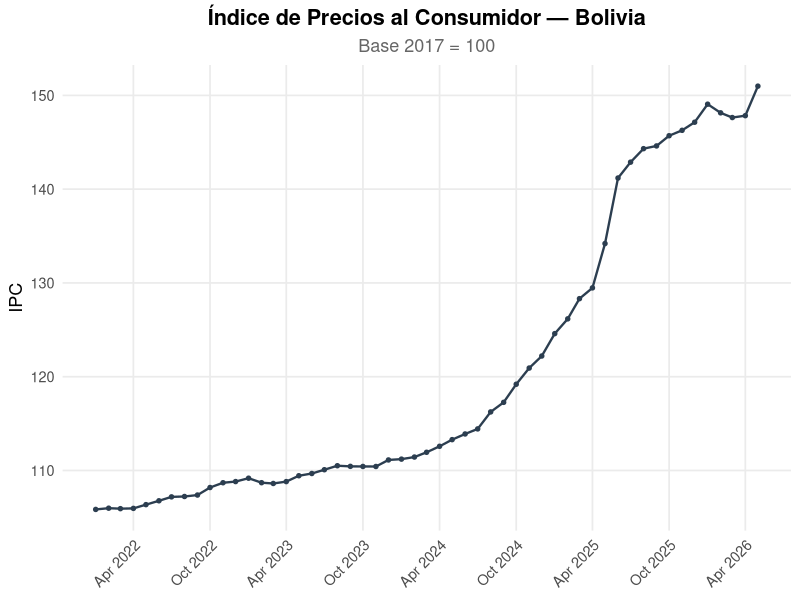
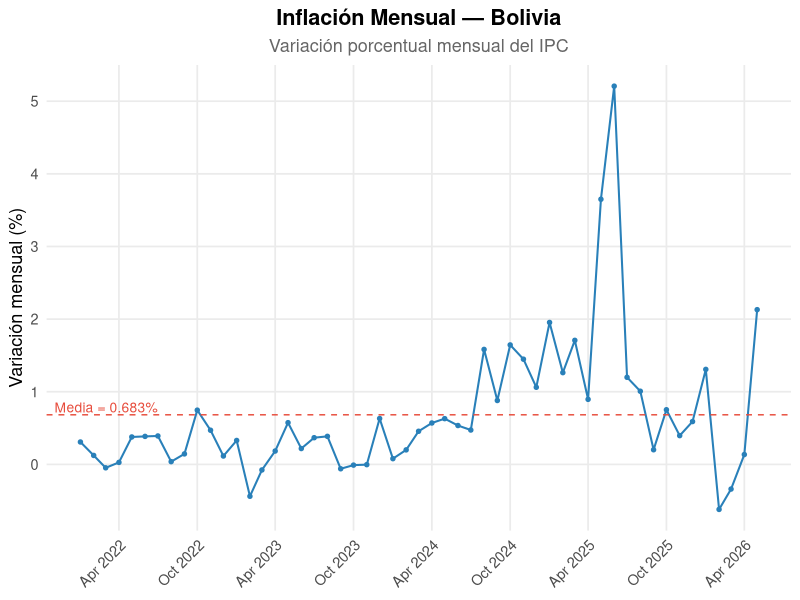
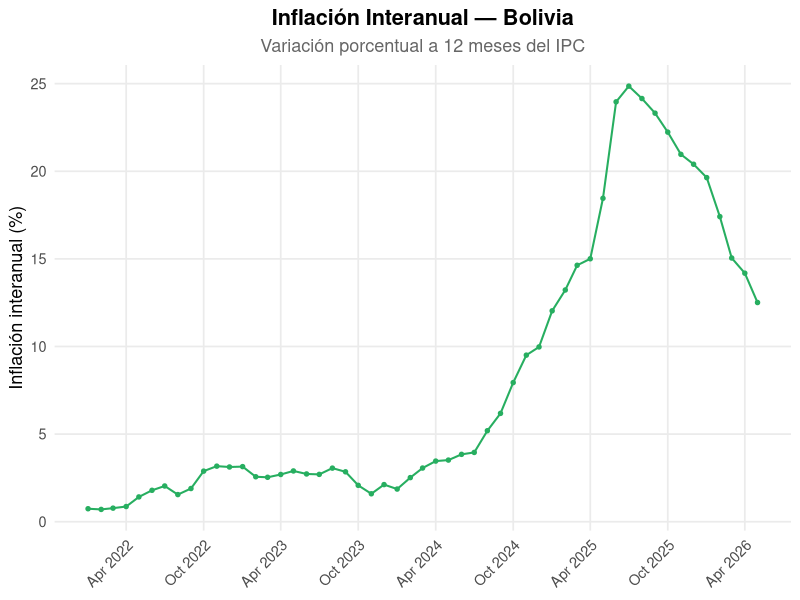
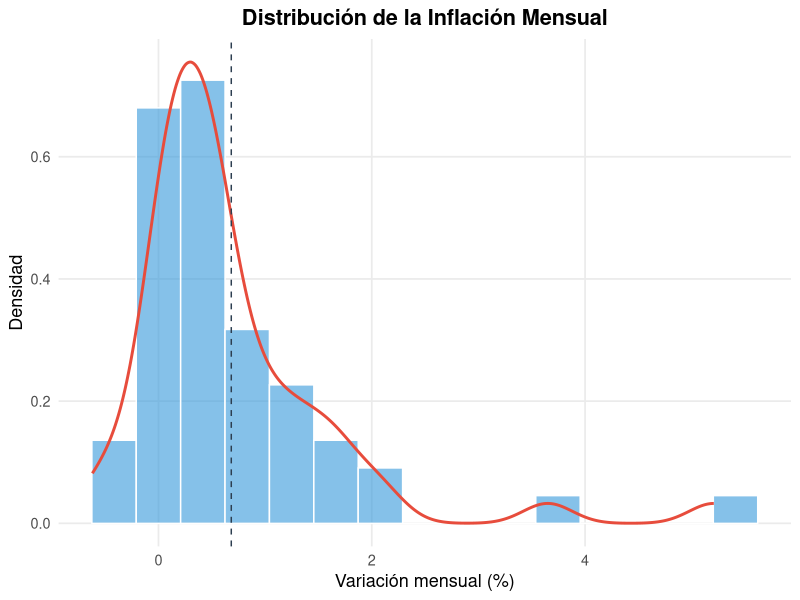

Write the R code that produced these figures, in order. (Note: this script raises an error after producing the figures.)
## ---- chunk 1
knitr::opts_chunk$set(
  echo       = TRUE,
  message    = FALSE,
  warning    = FALSE,
  fig.width  = 10,
  fig.height = 6,
  fig.align  = "center",
  comment    = "#>"
)

required <- c("readxl","dplyr","lubridate","ggplot2","forecast",
               "tseries","urca","lmtest","kableExtra","scales","gridExtra")
new_pkg  <- required[!(required %in% installed.packages()[,"Package"])]
if (length(new_pkg)) install.packages(new_pkg, repos = "https://cloud.r-project.org")

library(readxl)
library(dplyr)
library(lubridate)
library(ggplot2)
library(forecast)
library(tseries)
library(urca)
library(lmtest)
library(kableExtra)
library(scales)

tema <- theme_minimal(base_size = 13) +
  theme(
    plot.title    = element_text(face = "bold", hjust = 0.5),
    plot.subtitle = element_text(hjust = 0.5, color = "grey40"),
    panel.grid.minor = element_blank()
  )
theme_set(tema)
## ---- chunk 2
meses_map <- c("Enero"=1,"Febrero"=2,"Marzo"=3,"Abril"=4,"Mayo"=5,
               "Junio"=6,"Julio"=7,"Agosto"=8,"Septiembre"=9,
               "Octubre"=10,"Noviembre"=11,"Diciembre"=12)

ipc_raw <- read_excel("Inputs/BD Bruta.xlsx", sheet = "IPC")

ipc <- ipc_raw %>%
  mutate(Valor_num = suppressWarnings(as.numeric(Valor))) %>%
  filter(!is.na(Valor_num)) %>%
  mutate(
    mes_num = meses_map[Mes],
    fecha   = as.Date(paste(Año, mes_num, "01", sep = "-")),
    IPC     = Valor_num
  ) %>%
  arrange(fecha) %>%
  select(fecha, Año, Mes, mes_num, IPC)

cat("Período disponible:", format(min(ipc$fecha), "%B %Y"), "—",
    format(max(ipc$fecha), "%B %Y"), "\n")
cat("Observaciones:", nrow(ipc), "\n")
## ---- chunk 3
ipc <- ipc %>%
  mutate(
    inf_mensual    = (IPC / lag(IPC)     - 1) * 100,
    inf_interanual = (IPC / lag(IPC, 12) - 1) * 100
  )
## ---- chunk 4
tc_raw <- read_excel("Inputs/BD Bruta.xlsx", sheet = "TC")
names(tc_raw) <- trimws(names(tc_raw))

tc_mensual <- tc_raw %>%
  mutate(
    fecha_date = as.Date(fecha),
    año_tc     = year(fecha_date),
    mes_tc     = month(fecha_date)
  ) %>%
  group_by(año_tc, mes_tc) %>%
  summarise(
    TC_preferencial = mean(`TC PREFERENCIAL`, na.rm = TRUE),
    TC_digital      = mean(`TC-DIGITAL`,      na.rm = TRUE),
    TC_oficial      = first(`TC-OFICIAL`),
    TC_referencial  = mean(`TC-REFERENCIAL`,   na.rm = TRUE),
    .groups = "drop"
  ) %>%
  mutate(fecha = as.Date(paste(año_tc, mes_tc, "01", sep = "-")))
## ---- chunk 5
bd_mensual <- ipc %>%
  filter(year(fecha) >= 2022) %>%
  left_join(tc_mensual %>% select(fecha, starts_with("TC_")),
            by = "fecha")

kable(bd_mensual, digits = 4, caption = "Base de datos mensual consolidada") %>%
  kable_styling(bootstrap_options = c("striped","hover","condensed"),
                full_width = FALSE, font_size = 11) %>%
  scroll_box(height = "400px")
## ---- chunk 6
ipc_analisis <- ipc %>%
  filter(year(fecha) >= 2022, !is.na(inf_mensual))

inf_ts <- ts(ipc_analisis$inf_mensual,
             start = c(year(min(ipc_analisis$fecha)),
                        month(min(ipc_analisis$fecha))),
             frequency = 12)

cat("Serie de análisis: inflación mensual\n")
cat("Período:", format(min(ipc_analisis$fecha), "%B %Y"), "—",
    format(max(ipc_analisis$fecha), "%B %Y"), "\n")
cat("Observaciones:", length(inf_ts), "\n")
## ---- chunk 7
ipc %>%
  filter(year(fecha) >= 2022) %>%
  ggplot(aes(x = fecha, y = IPC)) +
  geom_line(color = "#2c3e50", linewidth = 0.8) +
  geom_point(color = "#2c3e50", size = 1.2) +
  labs(title = "Índice de Precios al Consumidor — Bolivia",
       subtitle = "Base 2017 = 100",
       x = NULL, y = "IPC") +
  scale_x_date(date_breaks = "6 months", date_labels = "%b %Y") +
  theme(axis.text.x = element_text(angle = 45, hjust = 1))
## ---- chunk 8
ipc_analisis %>%
  ggplot(aes(x = fecha, y = inf_mensual)) +
  geom_line(color = "#2980b9", linewidth = 0.7) +
  geom_point(color = "#2980b9", size = 1.2) +
  geom_hline(yintercept = mean(ipc_analisis$inf_mensual),
             linetype = "dashed", color = "#e74c3c") +
  annotate("text", x = min(ipc_analisis$fecha) + 60,
           y = mean(ipc_analisis$inf_mensual) + 0.1,
           label = paste0("Media = ", round(mean(ipc_analisis$inf_mensual), 3), "%"),
           color = "#e74c3c", size = 3.5) +
  labs(title = "Inflación Mensual — Bolivia",
       subtitle = "Variación porcentual mensual del IPC",
       x = NULL, y = "Variación mensual (%)") +
  scale_x_date(date_breaks = "6 months", date_labels = "%b %Y") +
  theme(axis.text.x = element_text(angle = 45, hjust = 1))
## ---- chunk 9
ipc %>%
  filter(year(fecha) >= 2022, !is.na(inf_interanual)) %>%
  ggplot(aes(x = fecha, y = inf_interanual)) +
  geom_line(color = "#27ae60", linewidth = 0.7) +
  geom_point(color = "#27ae60", size = 1.2) +
  labs(title = "Inflación Interanual — Bolivia",
       subtitle = "Variación porcentual a 12 meses del IPC",
       x = NULL, y = "Inflación interanual (%)") +
  scale_x_date(date_breaks = "6 months", date_labels = "%b %Y") +
  theme(axis.text.x = element_text(angle = 45, hjust = 1))
## ---- chunk 10
n_obs     <- length(inf_ts)
x_cent    <- as.numeric(inf_ts) - mean(inf_ts)
asimetria <- round(sum(x_cent^3) / n_obs / (sd(inf_ts)^3), 4)
curtosis  <- round(sum(x_cent^4) / n_obs / (sd(inf_ts)^4), 4)

stats <- data.frame(
  Estadistico = c("Media", "Mediana", "Desv. Estandar", "Minimo", "Maximo",
                   "Asimetria", "Curtosis", "Observaciones"),
  Valor = c(
    round(mean(inf_ts), 4),
    round(median(inf_ts), 4),
    round(sd(inf_ts), 4),
    round(min(inf_ts), 4),
    round(max(inf_ts), 4),
    asimetria,
    curtosis,
    n_obs
  )
)

kable(stats, col.names = c("Estadístico", "Valor"),
      caption = "Estadísticas descriptivas — Inflación mensual (%)") %>%
  kable_styling(bootstrap_options = c("striped","hover"), full_width = FALSE)
## ---- chunk 11
data.frame(inf = as.numeric(inf_ts)) %>%
  ggplot(aes(x = inf)) +
  geom_histogram(aes(y = after_stat(density)), bins = 15,
                 fill = "#3498db", alpha = 0.6, color = "white") +
  geom_density(color = "#e74c3c", linewidth = 1) +
  geom_vline(xintercept = mean(inf_ts), linetype = "dashed", color = "#2c3e50") +
  labs(title = "Distribución de la Inflación Mensual",
       x = "Variación mensual (%)", y = "Densidad")
## ---- chunk 12
cat("========================================\n")
cat("ADF sobre IPC en nivel\n")
cat("========================================\n")
ipc_nivel_ts <- ts(ipc$IPC[ipc$Año >= 2022], start = c(2022,1), frequency = 12)
adf_nivel <- adf.test(ipc_nivel_ts)
cat("Estadístico:", round(adf_nivel$statistic, 4), "\n")
cat("p-valor:", round(adf_nivel$p.value, 4), "\n")
cat("Conclusión:", ifelse(adf_nivel$p.value < 0.05,
    "Se rechaza H0 → Serie estacionaria",
    "No se rechaza H0 → Serie NO estacionaria"), "\n\n")

cat("========================================\n")
cat("ADF sobre inflación mensual\n")
cat("========================================\n")
adf_inf <- adf.test(inf_ts)
cat("Estadístico:", round(adf_inf$statistic, 4), "\n")
cat("p-valor:", round(adf_inf$p.value, 4), "\n")
cat("Conclusión:", ifelse(adf_inf$p.value < 0.05,
    "Se rechaza H0 → Serie estacionaria",
    "No se rechaza H0 → Serie NO estacionaria"), "\n")
## ---- chunk 13
cat("========================================\n")
cat("PP sobre IPC en nivel\n")
cat("========================================\n")
pp_nivel <- pp.test(ipc_nivel_ts)
cat("Estadístico:", round(pp_nivel$statistic, 4), "\n")
cat("p-valor:", round(pp_nivel$p.value, 4), "\n")
cat("Conclusión:", ifelse(pp_nivel$p.value < 0.05,
    "Se rechaza H0 → Serie estacionaria",
    "No se rechaza H0 → Serie NO estacionaria"), "\n\n")

cat("========================================\n")
cat("PP sobre inflación mensual\n")
cat("========================================\n")
pp_inf <- pp.test(inf_ts)
cat("Estadístico:", round(pp_inf$statistic, 4), "\n")
cat("p-valor:", round(pp_inf$p.value, 4), "\n")
cat("Conclusión:", ifelse(pp_inf$p.value < 0.05,
    "Se rechaza H0 → Serie estacionaria",
    "No se rechaza H0 → Serie NO estacionaria"), "\n")
## ---- chunk 14
cat("========================================\n")
cat("KPSS sobre IPC en nivel\n")
cat("========================================\n")
kpss_nivel <- kpss.test(ipc_nivel_ts, null = "Level")
cat("Estadístico:", round(kpss_nivel$statistic, 4), "\n")
cat("p-valor:", round(kpss_nivel$p.value, 4), "\n")
cat("Conclusión:", ifelse(kpss_nivel$p.value < 0.05,
    "Se rechaza H0 → Serie NO estacionaria",
    "No se rechaza H0 → Serie estacionaria"), "\n\n")

cat("========================================\n")
cat("KPSS sobre inflación mensual\n")
cat("========================================\n")
kpss_inf <- kpss.test(inf_ts, null = "Level")
cat("Estadístico:", round(kpss_inf$statistic, 4), "\n")
cat("p-valor:", round(kpss_inf$p.value, 4), "\n")
cat("Conclusión:", ifelse(kpss_inf$p.value < 0.05,
    "Se rechaza H0 → Serie NO estacionaria",
    "No se rechaza H0 → Serie estacionaria"), "\n")
## ---- chunk 15
ur_nivel <- ur.df(ipc_nivel_ts, type = "trend", selectlags = "AIC")
cat("ADF (urca) — IPC en nivel:\n")
summary(ur_nivel)

ur_inf <- ur.df(inf_ts, type = "drift", selectlags = "AIC")
cat("\nADF (urca) — Inflación mensual:\n")
summary(ur_inf)
## ---- chunk 16
resumen_ur <- data.frame(
  Serie = rep(c("IPC (nivel)", "Inflación mensual"), each = 3),
  Prueba = rep(c("ADF", "PP", "KPSS"), 2),
  Estadístico = c(
    round(adf_nivel$statistic, 4), round(pp_nivel$statistic, 4),
    round(kpss_nivel$statistic, 4),
    round(adf_inf$statistic, 4), round(pp_inf$statistic, 4),
    round(kpss_inf$statistic, 4)
  ),
  `p-valor` = c(
    round(adf_nivel$p.value, 4), round(pp_nivel$p.value, 4),
    round(kpss_nivel$p.value, 4),
    round(adf_inf$p.value, 4), round(pp_inf$p.value, 4),
    round(kpss_inf$p.value, 4)
  ),
  Conclusión = c(
    ifelse(adf_nivel$p.value < 0.05, "Estacionaria", "No estacionaria"),
    ifelse(pp_nivel$p.value  < 0.05, "Estacionaria", "No estacionaria"),
    ifelse(kpss_nivel$p.value < 0.05, "No estacionaria", "Estacionaria"),
    ifelse(adf_inf$p.value < 0.05, "Estacionaria", "No estacionaria"),
    ifelse(pp_inf$p.value  < 0.05, "Estacionaria", "No estacionaria"),
    ifelse(kpss_inf$p.value < 0.05, "No estacionaria", "Estacionaria")
  )
)

kable(resumen_ur, caption = "Resumen de pruebas de raíz unitaria") %>%
  kable_styling(bootstrap_options = c("striped","hover"), full_width = FALSE) %>%
  pack_rows("IPC en nivel", 1, 3) %>%
  pack_rows("Inflación mensual", 4, 6)
## ---- chunk 17
d_recomendado <- ndiffs(inf_ts, test = "adf")
cat("Orden de diferenciación recomendado (ndiffs con ADF):", d_recomendado, "\n")

D_recomendado <- nsdiffs(inf_ts, test = "ocsb")
cat("Diferenciación estacional recomendada (nsdiffs):", D_recomendado, "\n")
## ---- chunk 18
cat("La serie requiere diferenciación. Se procede a diferenciar:\n")
inf_diff <- diff(inf_ts, differences = d_recomendado)

par(mfrow = c(1,2))
plot(inf_ts, main = "Serie original", ylab = "Inflación mensual (%)")
plot(inf_diff, main = paste0("Serie diferenciada (d=", d_recomendado, ")"),
     ylab = "Inflación diferenciada")
par(mfrow = c(1,1))

adf_diff <- adf.test(inf_diff)
cat("ADF sobre serie diferenciada — p-valor:", round(adf_diff$p.value, 4), "\n")
## ---- chunk 19
acf_vals <- Acf(inf_ts, lag.max = 24, plot = FALSE)

autoplot(acf_vals) +
  labs(title = "Función de Autocorrelación (ACF) — Inflación Mensual") +
  theme(plot.title = element_text(face = "bold", hjust = 0.5))
## ---- chunk 20
pacf_vals <- Pacf(inf_ts, lag.max = 24, plot = FALSE)

autoplot(pacf_vals) +
  labs(title = "Función de Autocorrelación Parcial (PACF) — Inflación Mensual") +
  theme(plot.title = element_text(face = "bold", hjust = 0.5))
## ---- chunk 21
acf_sig  <- which(abs(acf_vals$acf[-1]) > qnorm(0.975) / sqrt(length(inf_ts)))
pacf_sig <- which(abs(pacf_vals$acf)     > qnorm(0.975) / sqrt(length(inf_ts)))

cat("Rezagos significativos en ACF:",
    if(length(acf_sig) > 0) paste(acf_sig, collapse = ", ") else "Ninguno", "\n")
cat("Rezagos significativos en PACF:",
    if(length(pacf_sig) > 0) paste(pacf_sig, collapse = ", ") else "Ninguno", "\n\n")

cat("Guía de identificación:\n")
cat("——————————————————————————————————————————\n")
cat("| Patrón       | ACF              | PACF             |\n")
cat("| AR(p)        | Decae gradual    | Trunca en p      |\n")
cat("| MA(q)        | Trunca en q      | Decae gradual    |\n")
cat("| ARMA(p,q)    | Decae gradual    | Decae gradual    |\n")
cat("——————————————————————————————————————————\n")
## ---- chunk 22
d_val <- ndiffs(inf_ts, test = "adf")

ordenes <- list(
  c(1,0,0), c(2,0,0), c(3,0,0), c(4,0,0),
  c(0,0,1), c(0,0,2), c(0,0,3),
  c(1,0,1), c(2,0,1), c(1,0,2), c(2,0,2),
  c(3,0,1), c(1,0,3)
)

if (d_val >= 1) {
  ordenes <- c(ordenes, list(
    c(0,1,1), c(1,1,0), c(1,1,1), c(2,1,0),
    c(2,1,1), c(0,1,2), c(1,1,2)
  ))
}

cat("Total de modelos candidatos:", length(ordenes), "\n")
cat("Modelos propuestos:\n")
for (i in seq_along(ordenes)) {
  o <- ordenes[[i]]
  cat(sprintf("  %2d. ARIMA(%d,%d,%d)\n", i, o[1], o[2], o[3]))
}
## ---- chunk 23
ajustar_arima <- function(serie, orden) {
  tryCatch({
    modelo <- Arima(serie, order = orden, method = "ML")
    list(
      modelo    = modelo,
      orden     = orden,
      aic       = AIC(modelo),
      bic       = BIC(modelo),
      aicc      = modelo$aicc,
      loglik    = as.numeric(logLik(modelo)),
      npar      = length(coef(modelo)) + 1,
      converged = TRUE
    )
  }, error = function(e) {
    list(
      modelo    = NULL,
      orden     = orden,
      aic       = NA, bic = NA, aicc = NA,
      loglik    = NA, npar = NA,
      converged = FALSE
    )
  })
}

resultados <- lapply(ordenes, function(o) ajustar_arima(inf_ts, o))

tabla_modelos <- do.call(rbind, lapply(resultados, function(r) {
  data.frame(
    Modelo    = sprintf("ARIMA(%d,%d,%d)", r$orden[1], r$orden[2], r$orden[3]),
    p = r$orden[1], d = r$orden[2], q = r$orden[3],
    AIC       = r$aic,
    BIC       = r$bic,
    AICc      = r$aicc,
    LogLik    = r$loglik,
    Parámetros = r$npar,
    Convergió = r$converged
  )
}))

tabla_convergidos <- tabla_modelos %>%
  filter(Convergió == TRUE) %>%
  arrange(AIC)
## ---- chunk 24
tabla_display <- tabla_convergidos %>%
  select(Modelo, AIC, BIC, AICc, LogLik, Parámetros) %>%
  mutate(across(c(AIC, BIC, AICc, LogLik), ~round(., 2)))

kable(tabla_display,
      caption = "Comparación de modelos ARIMA — Criterios de información",
      row.names = FALSE) %>%
  kable_styling(bootstrap_options = c("striped","hover","condensed"),
                full_width = FALSE) %>%
  row_spec(1, bold = TRUE, color = "white", background = "#27ae60")
## ---- chunk 25
auto_fit <- auto.arima(inf_ts, seasonal = TRUE, stepwise = FALSE,
                       approximation = FALSE, trace = FALSE)
cat("Modelo seleccionado por auto.arima:\n")
summary(auto_fit)
## ---- chunk 26
auto_orden <- arimaorder(auto_fit)
cat(sprintf("\nauto.arima seleccionó: ARIMA(%d,%d,%d)\n",
            auto_orden[1], auto_orden[2], auto_orden[3]))
cat("AIC:", round(AIC(auto_fit), 2), "\n")
cat("BIC:", round(BIC(auto_fit), 2), "\n")
## ---- chunk 27
idx_ganador <- which.min(sapply(resultados, function(r) {
  if(r$converged) r$aic else Inf
}))
ganador <- resultados[[idx_ganador]]
modelo_ganador <- ganador$modelo

cat(sprintf("Modelo ganador: ARIMA(%d,%d,%d)\n",
            ganador$orden[1], ganador$orden[2], ganador$orden[3]))
cat("AIC:", round(ganador$aic, 2), "\n")
cat("BIC:", round(ganador$bic, 2), "\n")
cat("Log-verosimilitud:", round(ganador$loglik, 2), "\n")
## ---- chunk 28
coefs   <- coef(modelo_ganador)
se_vals <- sqrt(diag(vcov(modelo_ganador)))
z_vals  <- coefs / se_vals
p_vals  <- 2 * (1 - pnorm(abs(z_vals)))

tabla_coefs <- data.frame(
  Coeficiente  = names(coefs),
  Estimación   = round(coefs, 6),
  `Error Std.` = round(se_vals, 6),
  `Estadístico z` = round(z_vals, 4),
  `p-valor`    = round(p_vals, 4),
  Significativo = ifelse(p_vals < 0.01, "***",
                  ifelse(p_vals < 0.05, "**",
                  ifelse(p_vals < 0.10, "*", "")))
)

kable(tabla_coefs, caption = "Coeficientes del modelo ganador",
      row.names = FALSE) %>%
  kable_styling(bootstrap_options = c("striped","hover"), full_width = FALSE)

cat("\nNiveles de significancia: *** p<0.01, ** p<0.05, * p<0.10\n")
## ---- chunk 29
residuos <- residuals(modelo_ganador)

par(mfrow = c(2,2))

plot(residuos, main = "Residuos del modelo", ylab = "Residuos", col = "#2c3e50")
abline(h = 0, col = "red", lty = 2)

hist(residuos, breaks = 15, probability = TRUE, main = "Histograma de residuos",
     col = "#3498db80", border = "white", xlab = "Residuos")
curve(dnorm(x, mean = mean(residuos), sd = sd(residuos)),
      add = TRUE, col = "#e74c3c", lwd = 2)

Acf(residuos, main = "ACF de Residuos", lag.max = 20)
Pacf(residuos, main = "PACF de Residuos", lag.max = 20)

par(mfrow = c(1,1))
## ---- chunk 30
qqnorm(residuos, main = "Q-Q Plot de Residuos", col = "#2c3e50", pch = 16)
qqline(residuos, col = "#e74c3c", lwd = 2)
## ---- chunk 31
rezagos_lb <- c(6, 12, 18, 24)
lb_resultados <- lapply(rezagos_lb, function(h) {
  n_params <- length(coef(modelo_ganador))
  df_val <- max(h - n_params, 1)
  test <- Box.test(residuos, lag = h, type = "Ljung-Box", fitdf = n_params)
  data.frame(
    Rezagos     = h,
    Estadístico = round(test$statistic, 4),
    `g.l.`      = df_val,
    `p-valor`   = round(test$p.value, 4),
    Conclusión  = ifelse(test$p.value > 0.05,
                         "No se rechaza H0 (ruido blanco)",
                         "Se rechaza H0 (autocorrelación)")
  )
})

tabla_lb <- do.call(rbind, lb_resultados)

kable(tabla_lb, caption = "Prueba de Ljung-Box sobre residuos",
      row.names = FALSE) %>%
  kable_styling(bootstrap_options = c("striped","hover"), full_width = FALSE)
## ---- chunk 32
jb <- jarque.bera.test(residuos)
cat("Prueba de Jarque-Bera:\n")
cat("Estadístico:", round(jb$statistic, 4), "\n")
cat("p-valor:", round(jb$p.value, 4), "\n")
cat("Conclusión:", ifelse(jb$p.value > 0.05,
    "No se rechaza H0 → Residuos normales",
    "Se rechaza H0 → Residuos no normales"), "\n")

sw <- shapiro.test(residuos)
cat("\nPrueba de Shapiro-Wilk:\n")
cat("Estadístico:", round(sw$statistic, 4), "\n")
cat("p-valor:", round(sw$p.value, 4), "\n")
cat("Conclusión:", ifelse(sw$p.value > 0.05,
    "No se rechaza H0 → Residuos normales",
    "Se rechaza H0 → Residuos no normales"), "\n")
## ---- chunk 33
par(mfrow = c(1,1))

# Extraer raíces AR y MA
ar_coefs <- modelo_ganador$model$phi
ma_coefs <- modelo_ganador$model$theta

tiene_ar <- length(ar_coefs) > 0 && any(ar_coefs != 0)
tiene_ma <- length(ma_coefs) > 0 && any(ma_coefs != 0)

if (tiene_ar || tiene_ma) {
  theta_circle <- seq(0, 2*pi, length.out = 200)

  n_plots <- tiene_ar + tiene_ma
  if (n_plots == 2) par(mfrow = c(1,2))

  if (tiene_ar) {
    ar_roots <- polyroot(c(1, -ar_coefs))
    ar_inv   <- 1 / ar_roots

    plot(Re(ar_inv), Im(ar_inv), xlim = c(-1.5, 1.5), ylim = c(-1.5, 1.5),
         pch = 19, col = "#e74c3c", cex = 2, asp = 1,
         main = "Raíces Inversas AR", xlab = "Real", ylab = "Imaginario")
    lines(cos(theta_circle), sin(theta_circle), col = "grey50", lwd = 2)
    abline(h = 0, v = 0, lty = 3, col = "grey70")

    cat("Raíces inversas AR (módulo):\n")
    print(round(Mod(ar_inv), 4))
    cat("Todas dentro del círculo unitario:",
        all(Mod(ar_inv) < 1), "\n\n")
  }

  if (tiene_ma) {
    ma_roots <- polyroot(c(1, ma_coefs))
    ma_inv   <- 1 / ma_roots

    plot(Re(ma_inv), Im(ma_inv), xlim = c(-1.5, 1.5), ylim = c(-1.5, 1.5),
         pch = 19, col = "#2980b9", cex = 2, asp = 1,
         main = "Raíces Inversas MA", xlab = "Real", ylab = "Imaginario")
    lines(cos(theta_circle), sin(theta_circle), col = "grey50", lwd = 2)
    abline(h = 0, v = 0, lty = 3, col = "grey70")

    cat("Raíces inversas MA (módulo):\n")
    print(round(Mod(ma_inv), 4))
    cat("Todas dentro del círculo unitario:",
        all(Mod(ma_inv) < 1), "\n")
  }

  par(mfrow = c(1,1))
} else {
  cat("El modelo no tiene componentes AR ni MA con coeficientes distintos de cero.\n")
}
## ---- chunk 34
lb_pvals_diag <- sapply(rezagos_lb, function(h) {
  n_params <- length(coef(modelo_ganador))
  Box.test(residuos, lag = h, type = "Ljung-Box", fitdf = n_params)$p.value
})
lb_check <- all(lb_pvals_diag > 0.05)

jb_check <- jb$p.value > 0.05

raices_check <- TRUE
if (tiene_ar) raices_check <- raices_check && all(Mod(1/polyroot(c(1, -ar_coefs))) < 1)
if (tiene_ma) raices_check <- raices_check && all(Mod(1/polyroot(c(1,  ma_coefs))) < 1)

res_vals <- c(
  ifelse(lb_check, "PASA", "NO PASA"),
  ifelse(jb_check, "PASA", "NO PASA"),
  ifelse(raices_check, "PASA", "NO PASA")
)

resumen_diag <- data.frame(
  Criterio = c("Ljung-Box (ruido blanco)",
               "Normalidad (Jarque-Bera)",
               "Raices inversas dentro del circulo unitario"),
  Resultado = res_vals,
  Detalle = c(
    paste("p-val:", paste(round(lb_pvals_diag, 3), collapse = " / ")),
    paste("p-val:", round(jb$p.value, 4)),
    ifelse(raices_check, "Todos |raiz| < 1", "Alguna raiz fuera")
  )
)

kable(resumen_diag,
      col.names = c("Criterio", "Resultado", "Detalle"),
      caption = "Resumen de diagnóstico del modelo ganador",
      row.names = FALSE) %>%
  kable_styling(bootstrap_options = c("striped","hover"), full_width = FALSE) %>%
  column_spec(2, bold = TRUE,
              color = ifelse(res_vals == "PASA", "#27ae60", "#e74c3c"))
## ---- chunk 35
checkresiduals(modelo_ganador)
## ---- chunk 36
evaluar_modelo <- function(resultado) {
  if (!resultado$converged) return(NULL)

  mod <- resultado$modelo
  res <- residuals(mod)
  ord <- resultado$orden
  n_params <- length(coef(mod))

  lb_pvals <- sapply(c(6, 12, 18), function(h) {
    tryCatch(
      Box.test(res, lag = h, type = "Ljung-Box", fitdf = n_params)$p.value,
      error = function(e) NA
    )
  })
  lb_ok <- all(lb_pvals > 0.05, na.rm = TRUE)

  jb_pval <- tryCatch(jarque.bera.test(res)$p.value, error = function(e) NA)

  ar_c <- mod$model$phi
  ma_c <- mod$model$theta
  raices_ok <- TRUE
  if (length(ar_c) > 0 && any(ar_c != 0)) {
    raices_ok <- raices_ok && all(Mod(1/polyroot(c(1, -ar_c))) < 1)
  }
  if (length(ma_c) > 0 && any(ma_c != 0)) {
    raices_ok <- raices_ok && all(Mod(1/polyroot(c(1, ma_c))) < 1)
  }

  data.frame(
    Modelo      = sprintf("ARIMA(%d,%d,%d)", ord[1], ord[2], ord[3]),
    AIC         = round(resultado$aic, 2),
    BIC         = round(resultado$bic, 2),
    LB_ok       = ifelse(lb_ok, "Si", "No"),
    JB_pval     = round(jb_pval, 3),
    Raices_ok   = ifelse(raices_ok, "Si", "No"),
    Diagnostico = ifelse(lb_ok & raices_ok, "APROBADO", "NO APROBADO"),
    stringsAsFactors = FALSE
  )
}

eval_todos <- do.call(rbind, lapply(resultados, evaluar_modelo))
eval_todos <- eval_todos[order(eval_todos$AIC), ]

kable(eval_todos,
      col.names = c("Modelo","AIC","BIC","LB (p>0.05)","JB (p-val)",
                     "Raíces OK","Diagnóstico"),
      caption = "Evaluación completa de modelos candidatos",
      row.names = FALSE) %>%
  kable_styling(bootstrap_options = c("striped","hover","condensed"),
                full_width = FALSE, font_size = 11) %>%
  row_spec(which(eval_todos$Diagnostico == "APROBADO"),
           background = "#d5f5e3") %>%
  scroll_box(height = "400px")
## ---- chunk 37
aprobados <- eval_todos %>% filter(Diagnostico == "APROBADO")

if (nrow(aprobados) > 0) {
  mejor <- aprobados[1, ]
  cat(sprintf("MODELO GANADOR: %s\n", mejor$Modelo))
  cat(sprintf("AIC: %s | BIC: %s\n", mejor$AIC, mejor$BIC))
  cat("El modelo pasa todas las pruebas de diagnóstico.\n")
} else {
  cat("Ningún modelo pasó todas las pruebas. Se selecciona el de menor AIC:\n")
  mejor <- eval_todos[1, ]
  cat(sprintf("Mejor modelo disponible: %s (AIC: %s)\n", mejor$Modelo, mejor$AIC))
}
## ---- chunk 38
h <- 7

pronostico <- forecast(modelo_ganador, h = h, level = c(80, 95))

autoplot(pronostico) +
  labs(title = sprintf("Pronóstico de Inflación Mensual — %s", mejor$Modelo),
       subtitle = "Intervalos de confianza al 80% y 95%",
       x = NULL, y = "Variación mensual (%)") +
  scale_x_continuous(breaks = seq(2022, 2027, by = 0.5),
                     labels = function(x) {
                       yr <- floor(x)
                       mo <- round((x - yr) * 12) + 1
                       paste0(month.abb[pmin(mo, 12)], " ", yr)
                     }) +
  theme(axis.text.x = element_text(angle = 45, hjust = 1))
## ---- chunk 39
ultimo_mes  <- max(ipc_analisis$fecha)
meses_pron  <- seq.Date(ultimo_mes + months(1), by = "month", length.out = h)

tabla_pron <- data.frame(
  Fecha        = format(meses_pron, "%B %Y"),
  `Inflación mensual (%)` = round(as.numeric(pronostico$mean), 4),
  `IC 80% Inf` = round(as.numeric(pronostico$lower[,1]), 4),
  `IC 80% Sup` = round(as.numeric(pronostico$upper[,1]), 4),
  `IC 95% Inf` = round(as.numeric(pronostico$lower[,2]), 4),
  `IC 95% Sup` = round(as.numeric(pronostico$upper[,2]), 4)
)

kable(tabla_pron, caption = "Pronóstico de inflación mensual — Junio a Diciembre 2026",
      row.names = FALSE) %>%
  kable_styling(bootstrap_options = c("striped","hover"), full_width = FALSE)
## ---- chunk 40
ultimo_ipc <- tail(ipc_analisis$IPC, 1)
ipc_proy   <- numeric(h)
ipc_proy[1] <- ultimo_ipc * (1 + pronostico$mean[1] / 100)
for (i in 2:h) {
  ipc_proy[i] <- ipc_proy[i-1] * (1 + pronostico$mean[i] / 100)
}

ipc_12_meses_atras <- ipc %>%
  filter(fecha %in% (meses_pron %m-% months(12))) %>%
  pull(IPC)

inf_interanual_proy <- if (length(ipc_12_meses_atras) == h) {
  (ipc_proy / ipc_12_meses_atras - 1) * 100
} else {
  ipc_completo <- c(ipc$IPC[!is.na(ipc$IPC)], ipc_proy)
  fechas_completo <- c(ipc$fecha[!is.na(ipc$IPC)], meses_pron)

  sapply(seq_along(meses_pron), function(i) {
    fecha_actual <- meses_pron[i]
    fecha_12     <- fecha_actual %m-% months(12)
    idx_12 <- which.min(abs(fechas_completo - fecha_12))
    (ipc_proy[i] / ipc_completo[idx_12] - 1) * 100
  })
}

tabla_ipc_proy <- data.frame(
  Fecha = format(meses_pron, "%B %Y"),
  `IPC proyectado` = round(ipc_proy, 4),
  `Inflación mensual (%)` = round(as.numeric(pronostico$mean), 4),
  `Inflación interanual (%)` = round(inf_interanual_proy, 4)
)

kable(tabla_ipc_proy,
      caption = "IPC e inflación proyectados — Junio a Diciembre 2026",
      row.names = FALSE) %>%
  kable_styling(bootstrap_options = c("striped","hover"), full_width = FALSE)
## ---- chunk 41
ipc_historico <- ipc %>%
  filter(year(fecha) >= 2022, !is.na(IPC)) %>%
  select(fecha, IPC) %>%
  mutate(tipo = "Observado")

ipc_futuro <- data.frame(
  fecha = meses_pron,
  IPC   = ipc_proy,
  tipo  = "Proyectado"
)

ipc_plot <- bind_rows(ipc_historico, ipc_futuro)

p1 <- ggplot(ipc_plot, aes(x = fecha, y = IPC, color = tipo, linetype = tipo)) +
  geom_line(linewidth = 0.8) +
  geom_point(size = 1.5) +
  scale_color_manual(values = c("Observado" = "#2c3e50", "Proyectado" = "#e74c3c")) +
  scale_linetype_manual(values = c("Observado" = "solid", "Proyectado" = "dashed")) +
  labs(title = "IPC Observado y Proyectado",
       subtitle = "Base 2017 = 100",
       x = NULL, y = "IPC", color = NULL, linetype = NULL) +
  scale_x_date(date_breaks = "6 months", date_labels = "%b %Y") +
  theme(axis.text.x = element_text(angle = 45, hjust = 1),
        legend.position = "bottom")

inf_hist <- ipc_analisis %>%
  select(fecha, inf_mensual) %>%
  mutate(tipo = "Observado")

inf_fut <- data.frame(
  fecha       = meses_pron,
  inf_mensual = as.numeric(pronostico$mean),
  tipo        = "Proyectado"
)

inf_plot <- bind_rows(inf_hist, inf_fut)

p2 <- ggplot(inf_plot, aes(x = fecha, y = inf_mensual, color = tipo)) +
  geom_line(aes(linetype = tipo), linewidth = 0.7) +
  geom_point(size = 1.2) +
  geom_ribbon(
    data = data.frame(
      fecha = meses_pron,
      lo95  = as.numeric(pronostico$lower[,2]),
      hi95  = as.numeric(pronostico$upper[,2])
    ),
    aes(x = fecha, ymin = lo95, ymax = hi95),
    inherit.aes = FALSE, fill = "#e74c3c", alpha = 0.15
  ) +
  scale_color_manual(values = c("Observado" = "#2980b9", "Proyectado" = "#e74c3c")) +
  scale_linetype_manual(values = c("Observado" = "solid", "Proyectado" = "dashed")) +
  labs(title = "Inflación Mensual — Observada y Proyectada",
       subtitle = "Con intervalo de confianza al 95%",
       x = NULL, y = "Variación mensual (%)", color = NULL, linetype = NULL) +
  scale_x_date(date_breaks = "6 months", date_labels = "%b %Y") +
  theme(axis.text.x = element_text(angle = 45, hjust = 1),
        legend.position = "bottom")

gridExtra::grid.arrange(p1, p2, nrow = 2)
## ---- chunk 42
cat(sprintf("MODELO GANADOR: %s\n\n", mejor$Modelo))

cat("Resumen de resultados:\n")
cat("—————————————————————————————————————————\n")
cat(sprintf("• Criterio de información AIC: %s\n", mejor$AIC))
cat(sprintf("• Criterio de información BIC: %s\n", mejor$BIC))
cat(sprintf("• Ljung-Box (ruido blanco): %s\n",
            ifelse(lb_check, "Aprobado", "No aprobado")))
cat(sprintf("• Jarque-Bera (normalidad): %s (p=%.4f)\n",
            ifelse(jb_check, "Aprobado", "No aprobado"), jb$p.value))
cat(sprintf("• Raíces inversas: %s\n",
            ifelse(raices_check, "Todas dentro del círculo unitario",
                   "Alguna raíz fuera del círculo")))
cat("—————————————————————————————————————————\n\n")

cat("Proyección para el segundo semestre de 2026:\n")
cat(sprintf("• Inflación mensual promedio proyectada: %.4f%%\n",
            mean(pronostico$mean)))
cat(sprintf("• IPC proyectado a diciembre 2026: %.4f\n",
            tail(ipc_proy, 1)))
if (length(inf_interanual_proy) > 0 && !any(is.na(inf_interanual_proy))) {
  cat(sprintf("• Inflación interanual proyectada a dic 2026: %.2f%%\n",
              tail(inf_interanual_proy, 1)))
}
